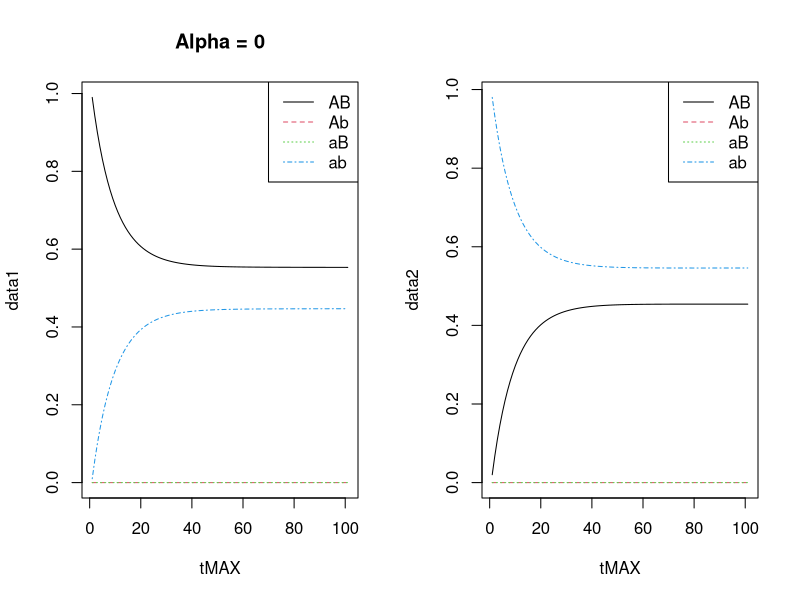
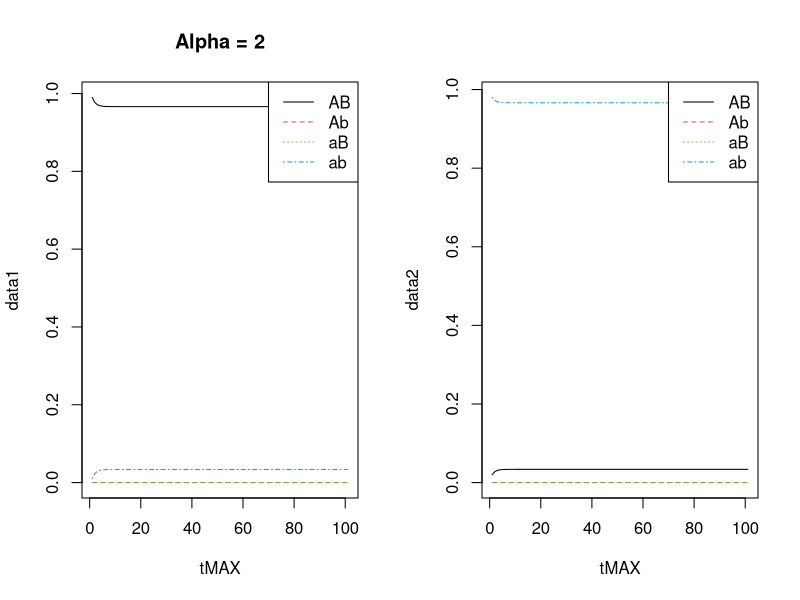
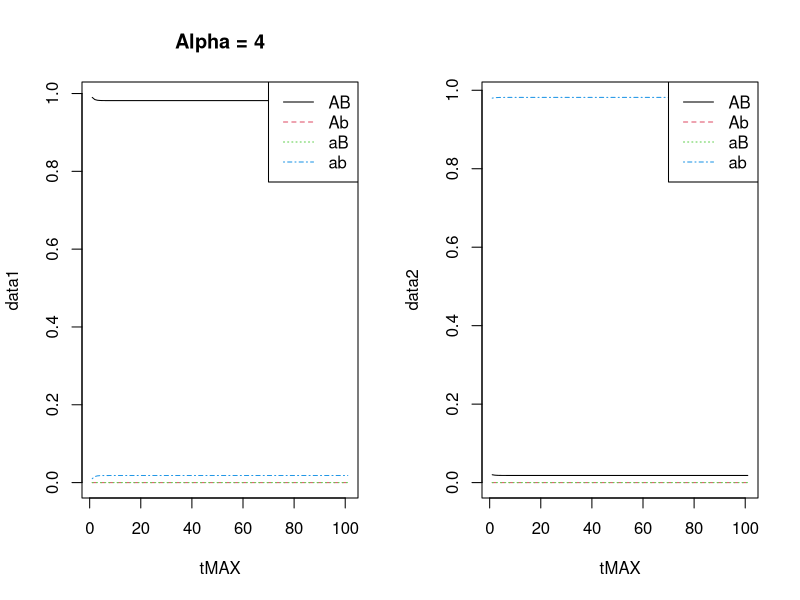

Write R code to recreate these figures, in order.
## ---- chunk 1
Sh =0.3
Sd = 0.01
m =0.05 

Place1 = c(0.99,0,0,0.01) #AB, Ab, aB, ab
Place2 = c(0.02,0,0,0.98) #AB, Ab, aB, ab

fit1 = 1+c(1,-1,-1,-1)*c(Sd,Sh,Sh,Sd)
fit2 = 1+c(-1,-1,-1,1)*c(Sd,Sh,Sh,Sd)

tMAX =100
## ---- chunk 2
migration = function(p1,p2){ #place1,place2
  place1 = (1-m)*p1 + m*p2
  place2 = (1-m)*p2 + m*p1
  
  c(place1,place2)
}
## ---- chunk 3
natural_selection = function(gene,fit){
  gene*fit / sum(gene*fit)
}
## ---- chunk 4
sexual_selection = function(gene,preference_matrix){
  
  total_A = gene[1] + gene[2]
  total_a = gene[3] + gene[4]
  
  freq_A = total_A*preference_matrix[1,1]+total_a*preference_matrix[1,2]
  freq_a = total_A*preference_matrix[2,1]+total_a*preference_matrix[2,2]
  
  next_gene = gene*c(freq_A,freq_A,freq_a,freq_a)
  
  next_gene/ sum(next_gene)
}
## ---- chunk 5
main =function(alpha){
  preference_matrix = matrix(c(1+alpha,1,1,1+alpha),nrow = 2)
  
  data1 = matrix(0,nrow = tMAX+1, ncol = length(Place1),
               dimnames = list(rep(1:(tMAX+1)),c('AB', 'Ab', 'aB', 'ab')))
  data2 = matrix(0,nrow = tMAX+1, ncol = length(Place2),
                 dimnames = list(rep(1:(tMAX+1)),c('AB', 'Ab', 'aB', 'ab')))
  
  data1[1,] = Place1
  data2[1,] = Place2
  
  for (t in 1:tMAX){
    place = migration(Place1,Place2)
    
    a = natural_selection(place[1:4],fit1)
    Place1 = sexual_selection(a,preference_matrix)
    data1[t+1,] = Place1
    
    a = natural_selection(place[5:8],fit2)
    Place2 = sexual_selection(a,preference_matrix)
    data2[t+1,] = Place2
  }
  
  #plot
  data1[tMAX+1,]
  data2[tMAX+1,]
  
  par(mfrow = c(1, 2))
  matplot(data1,type = 'l',xlab = 'tMAX', main = paste('Alpha =', alpha))
  legend('topright',c('AB', 'Ab', 'aB', 'ab'),lty=1:4,col=1:4)
  
  matplot(data2,type = 'l',xlab = 'tMAX')
  legend('topright',c('AB', 'Ab', 'aB', 'ab'),lty=1:4,col=1:4)
}
## ---- chunk 6
main(alpha=0)
## ---- chunk 7
main(alpha=2)
## ---- chunk 8
main(alpha=4)
